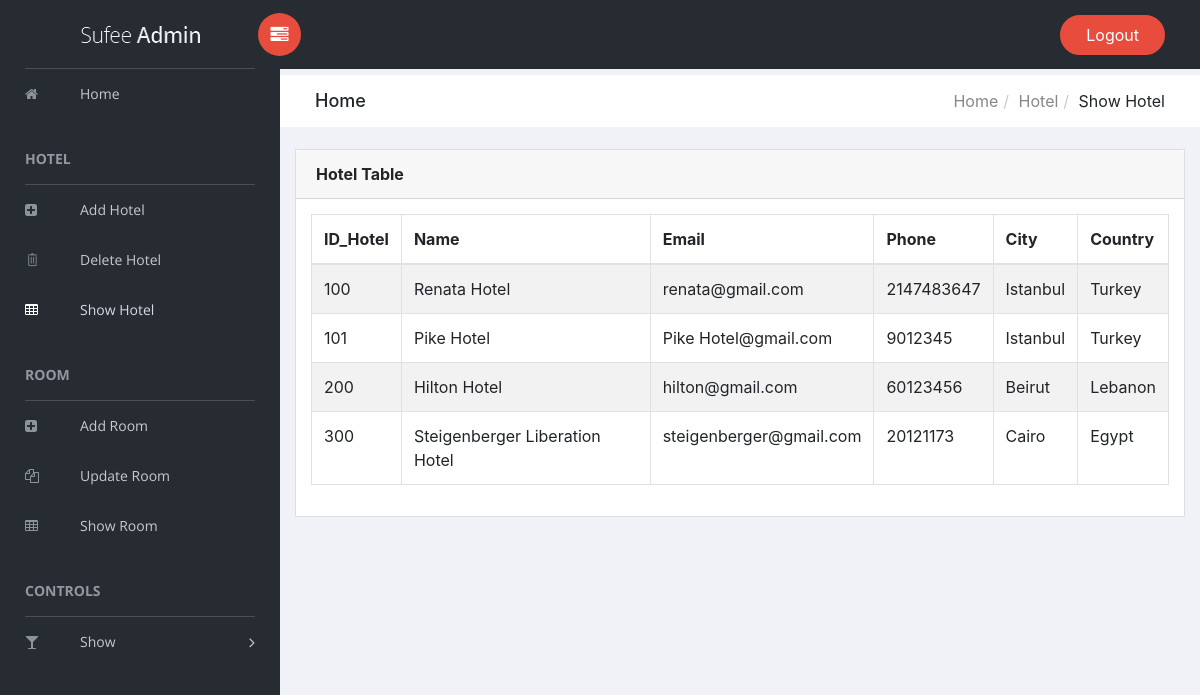
The app's page /admin/show-hotel.php, older data.
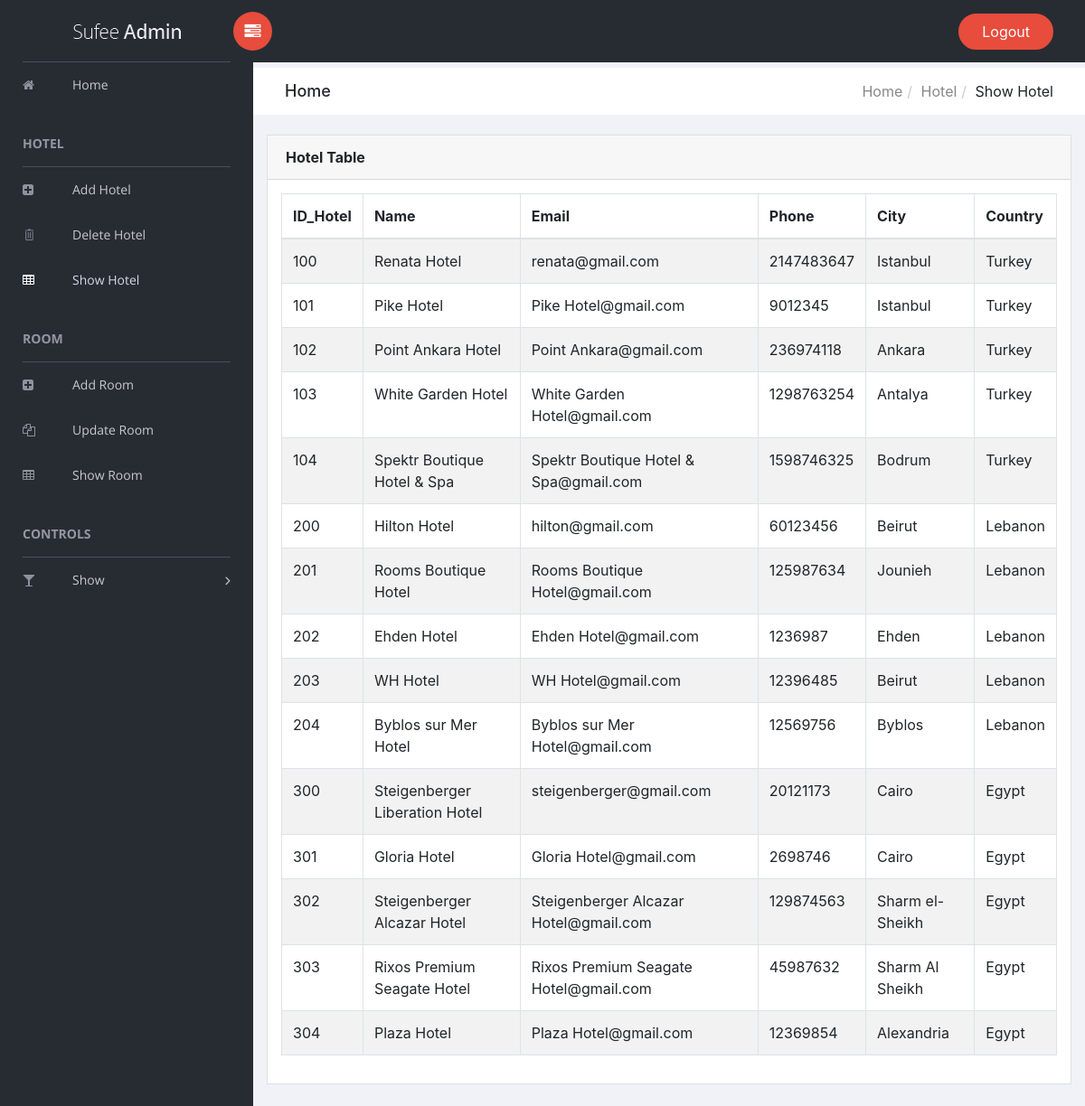
The same page, newer data.
### tables this page shows
CREATE TABLE IF NOT EXISTS `hotel` (
  `id` int(11) NOT NULL,
  `name` varchar(255) NOT NULL,
  `email` varchar(255) NOT NULL,
  `telephone` int(30) NOT NULL,
  `city` varchar(100) NOT NULL,
  `country` varchar(100) NOT NULL,
  PRIMARY KEY (`id`)
);

### admin/show-hotel.php (the view, shortened to what the changed rows need)
<?php
 include('../connection.php');
 ?>
<!doctype html>
<html class="no-js" lang="en">
<head>
    <link rel="stylesheet" href="vendors/bootstrap/dist/css/bootstrap.min.css">
    <link rel="stylesheet" href="vendors/font-awesome/css/font-awesome.min.css">
    <link rel="stylesheet" href="vendors/themify-icons/css/themify-icons.css">
    <link rel="stylesheet" href="vendors/datatables.net-bs4/css/dataTables.bootstrap4.min.css">
    <link rel="stylesheet" href="vendors/datatables.net-buttons-bs4/css/buttons.bootstrap4.min.css">
    <link rel="stylesheet" href="assets/css/style.css">
</head>
<body>
    <div id="right-panel" class="right-panel">
        <div class="breadcrumbs">
            <div class="col-sm-4">
                <div class="page-header float-left">
                    <div class="page-title">
                        <h1>Home</h1>
                    </div>
                </div>
            </div>
        </div>
        <div class="content mt-3">
            <div class="animated fadeIn">
                <div class="row">
                    <div class="col-md-12">
                        <div class="card">
                            <div class="card-body">
                                <table id="bootstrap-data-table-export" class="table table-striped table-bordered">
                                    <thead>
                                        <tr>
                                          <th>ID_Hotel</th>
                                          <th>Name</th>
                                          <th>Email</th>
                                          <th>Phone</th>
                                          <th>City</th>
                                          <th>Country</th>
                                        </tr>
                                    </thead>
                                   <tbody>
                                    <?php
                                     $sql = "	select * from hotel";
                                  $records =  mysqli_query($con,$sql);
                                     while ($row = mysqli_fetch_array($records))
                                      {
                                       echo "<tr><td>";
                                       echo $row['id'];
                                       echo "</td><td>";
                                       echo $row['name'];
                                        echo "</td><td>";
                                       echo $row['email'];
                                         echo "</td><td>";
                                       echo $row['telephone'];
                                         echo "</td><td>";
                                       echo $row['city'];
                                         echo "</td><td>";
                                       echo $row['country'];
                                         echo "</td></tr>";
                                     }
                                      ?>
                                    </tbody>
                                </table>
                            </div>
                        </div>
                    </div>
                </div>
            </div>
        </div>
    </div>
</body>
</html>

Row changes from the older to the newer data that the page shows:
added hotel: id "102", name "Point Ankara Hotel", email "Point Ankara@gmail.com", telephone "236974118", city "Ankara", country "Turkey"
added hotel: id "103", name "White Garden Hotel", email "White Garden Hotel@gmail.com", telephone "1298763254", city "Antalya", country "Turkey"
added hotel: id "104", name "Spektr Boutique Hotel & Spa", email "Spektr Boutique Hotel & Spa@gmail.com", telephone "1598746325", city "Bodrum", country "Turkey"
added hotel: id "201", name "Rooms Boutique Hotel", email "Rooms Boutique Hotel@gmail.com", telephone "125987634", city "Jounieh", country "Lebanon"
added hotel: id "202", name "Ehden Hotel", email "Ehden Hotel@gmail.com", telephone "1236987", city "Ehden", country "Lebanon"
added hotel: id "203", name "WH Hotel", email "WH Hotel@gmail.com", telephone "12396485", city "Beirut", country "Lebanon"
added hotel: id "204", name "Byblos sur Mer Hotel", email "Byblos sur Mer Hotel@gmail.com", telephone "12569756", city "Byblos", country "Lebanon"
added hotel: id "301", name "Gloria Hotel", email "Gloria Hotel@gmail.com", telephone "2698746", city "Cairo", country "Egypt"
added hotel: id "302", name "Steigenberger Alcazar Hotel", email "Steigenberger Alcazar Hotel@gmail.com", telephone "129874563", city "Sharm el-Sheikh", country "Egypt"
added hotel: id "303", name "Rixos Premium Seagate Hotel", email "Rixos Premium Seagate Hotel@gmail.com", telephone "45987632", city "Sharm Al Sheikh", country "Egypt"
added hotel: id "304", name "Plaza Hotel", email "Plaza Hotel@gmail.com", telephone "12369854", city "Alexandria", country "Egypt"
